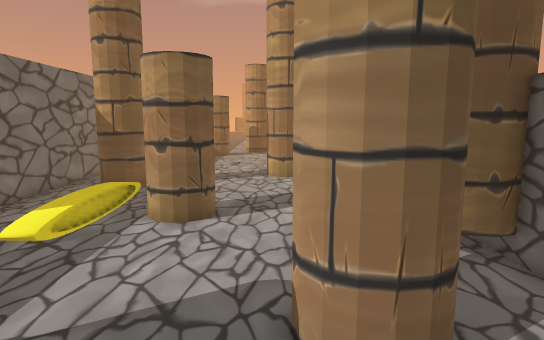
view 1 (above)

17 first-person views from a walk through a Unity game level. The camera is 1.4 m above the floor, tilts 8° down and sees 75° across. The floor is counted in squares, 0.5 m on a side. Each view is taken from the middle of a square. On the plan, view 1 faces up. The plan holds only what a view shows up to about 20 squares ahead; the rest is blank. The place goes on beyond the plan. The player character is not drawn.

view 2
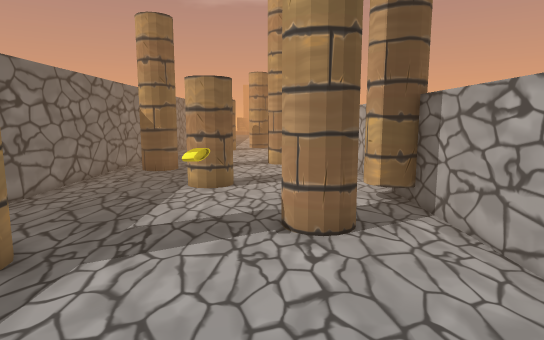

view 3
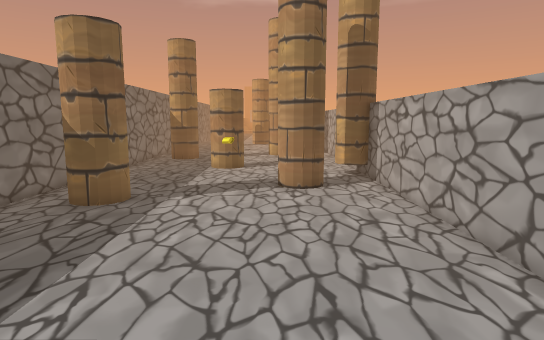

view 4
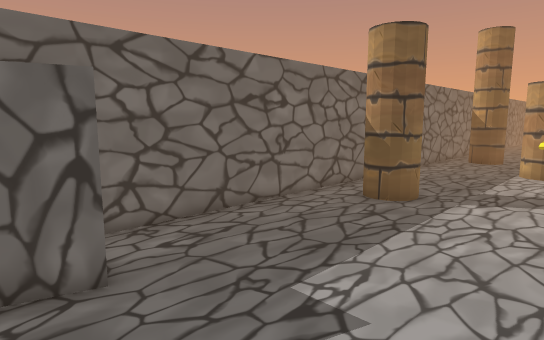

view 5
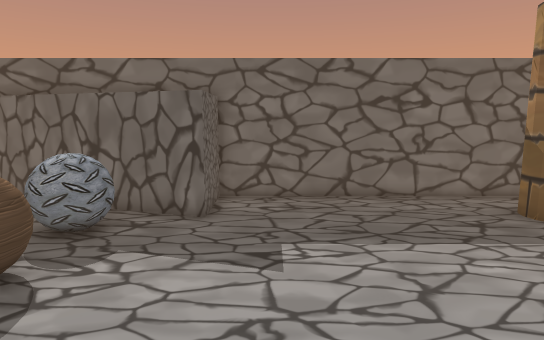

view 6
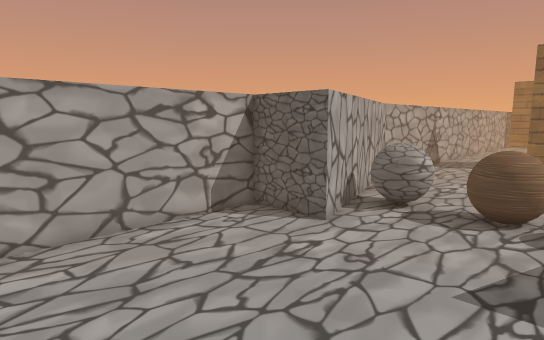

view 7
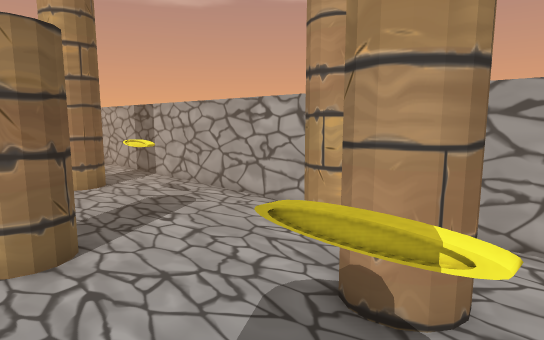

view 8
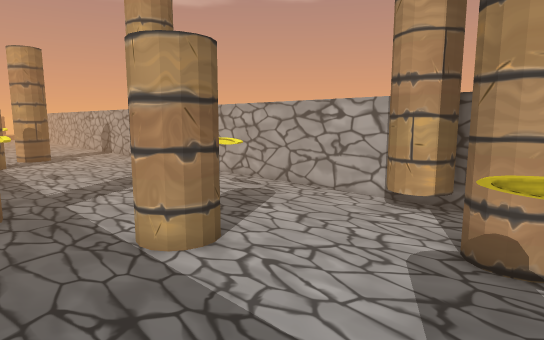

view 9
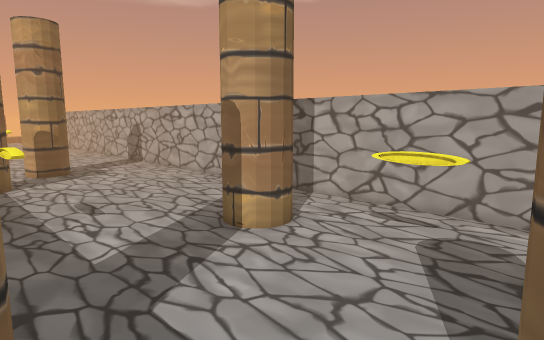

view 10
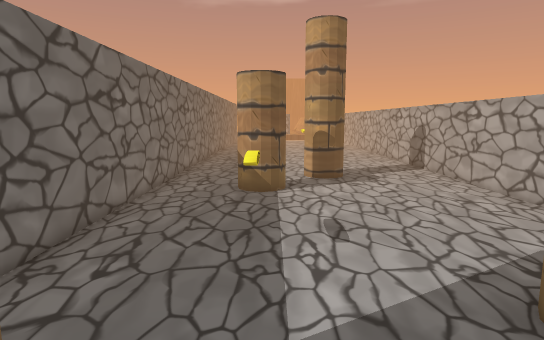

view 11
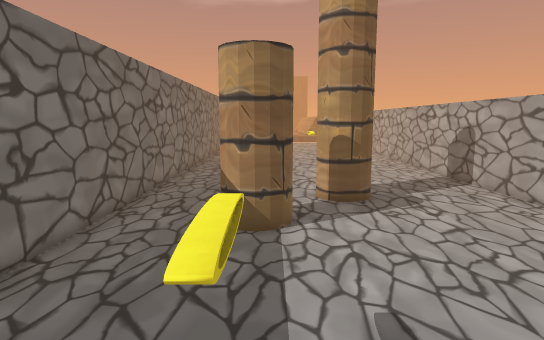

view 12
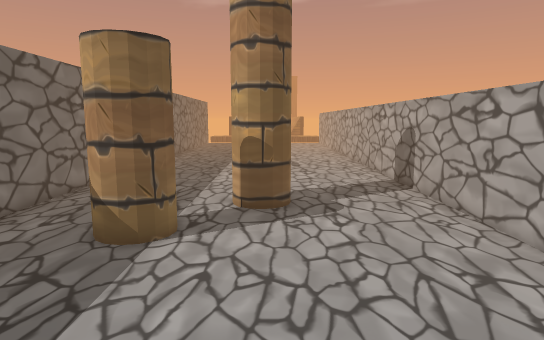

view 13
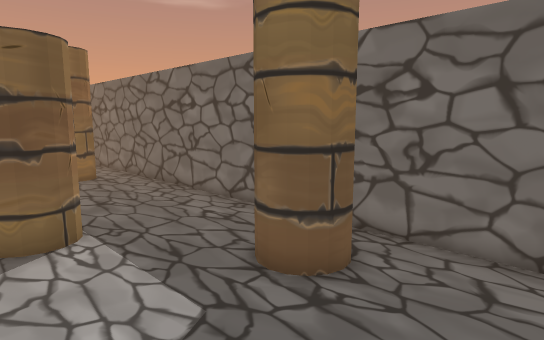

view 14
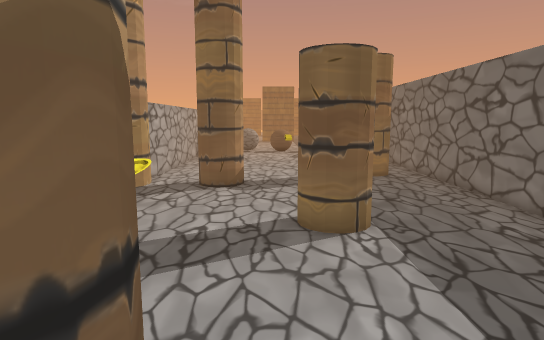

view 15
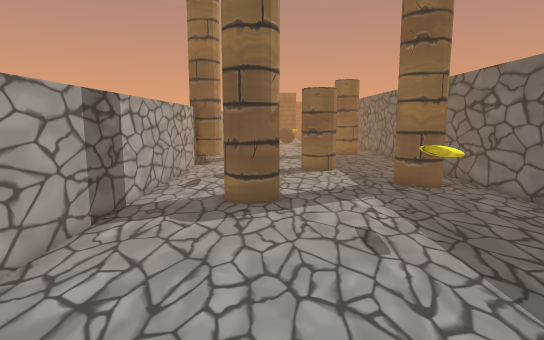

view 16
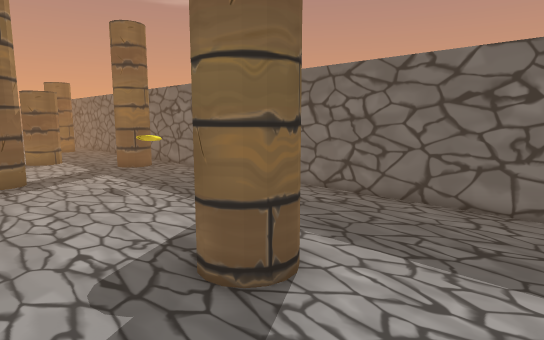

view 17
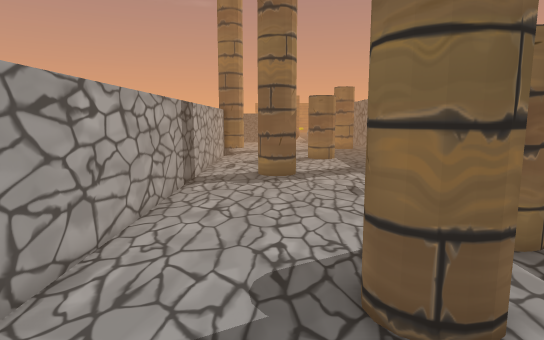

### Floor plan
Key: @ floor where view 1 was taken; # wall or solid block; . floor; ^ raised ledge; C coin; O other object.
Columns run from 9 left of view 1 to 5 right of it. Each row starts with its distance up from view 1.
 37 #.. .... .....#
 36 #....... .....#
 35 #.............#
 34 #.............#
 33 #......##.....#
 32 #......##.....#
 31 #......##.....#
 30 #...##........#
 29 #...##........#
 28 #...##........#
 27 #.............#
 26 #.............#
 25 #.............#
 24 #.............#
 23 #.............#
 22 #....C........#
 21 #.............#
 20 #.............#
 19 #........###..#
 18 #........###..#
 17 #.............#
 16 #.##..........#
 15 #.##..........#
 14 #.........C...#
 13 #.............#
 12 #.............#
 11 #....###......#
 10 #....###......#
  9 #............##
  8 #...........###
  7 #...........###
  6 #.............#
  5 #........###..#
  4 #........###..#
  3 #......C......#
  2 #.###.........#
  1 #.###.........#
  0 #........@....#
 -1 #.............#
 -2 #.............#
 -3 #.............#
 -4 #.............#
 -5 #.............#
 -6 #.............#
 -7 #.............#
 -8 #.............#
 -9 #^^#.......^^^^
-10   ^#.......^
-11   ^.OO.O..OO^
-12   ^ OOOOOOOO^

Where each view was taken, in squares from view 1:
view 1: 0 up, 0 right, facing up
view 2: 5 down, 0 right, facing up
view 3: 11 down, 0 right, facing up
view 4: 11 down, 0 right, facing up-left
view 5: 7 down, 4 right, facing left
view 6: 1 down, 4 left, facing down-right
view 7: 2 up, 4 left, facing up-right
view 8: 3 up, 7 left, facing up-right
view 9: 11 up, 6 left, facing up-right
view 10: 14 up, 4 left, facing up
view 11: 19 up, 4 left, facing up
view 12: 20 up, 1 left, facing up
view 13: 20 up, 1 left, facing down-left
view 14: 20 up, 1 left, facing down
view 15: 31 up, 0 right, facing down
view 16: 37 up, 3 right, facing down-left
view 17: 37 up, 1 right, facing down
